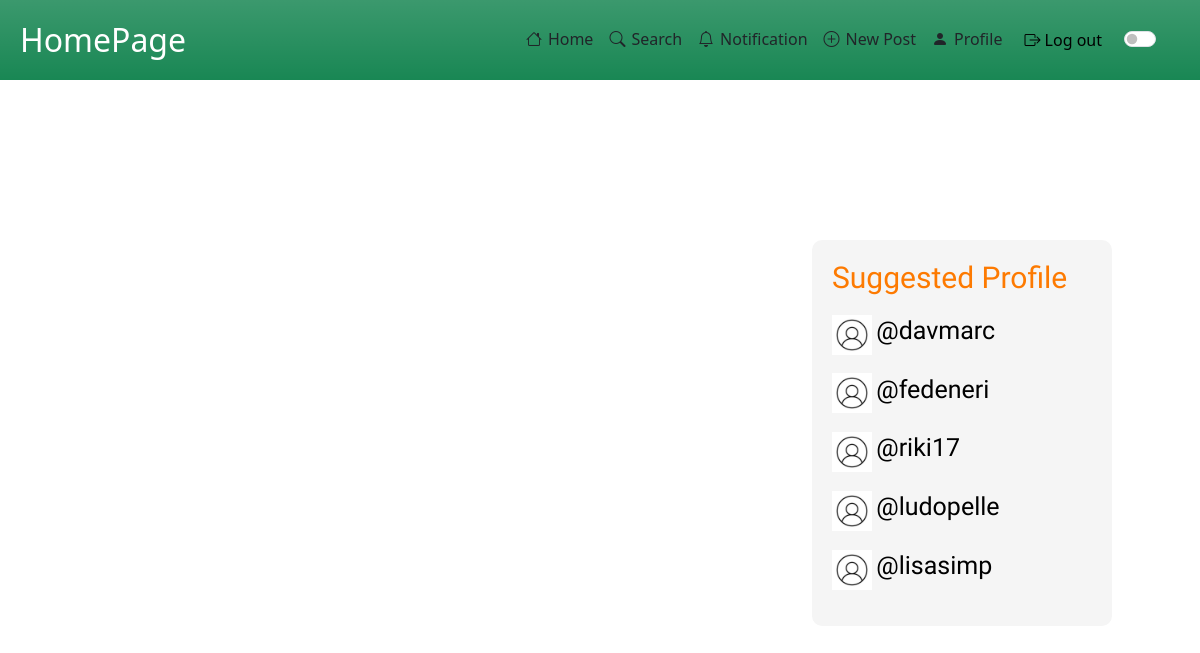
/website/index.php (signed in), run on the app's committed database.
### tables this page shows
CREATE TABLE `utente` (
  `IdUser` int(11) NOT NULL,
  `Name` varchar(100) NOT NULL,
  `Surname` varchar(100) NOT NULL,
  `NumberFollower` int(11) NOT NULL,
  `Username` varchar(100) NOT NULL,
  `Email` varchar(100) NOT NULL,
  `Password` varchar(255) NOT NULL,
  `Description` tinytext DEFAULT NULL,
  `IdMedia` int(11) DEFAULT NULL
);

### website/includes/database.php (called while the page is built, shortened)
<?php
class DataBaseHelper
{
    private $db;
    public function __construct($hostname, $username, $password, $dbname, $port)
    {
        $this->db = new mysqli($hostname, $username, $password, $dbname, $port);
    }
    public function execQuery($query, $retType = MYSQLI_BOTH)
    {
        $stmt = $this->db->prepare($query);
        $stmt->execute();
        $res = $stmt->get_result();
        return $res == FALSE ? "" : $res->fetch_all($retType);
    }
};
$dbh = new DataBaseHelper("localhost", "root", "", "noteforall", 3307);

### website/index.php (the view, shortened to what this page needs)
<!DOCTYPE html>
<html lang="en">
<head>
    <link href="https://cdn.jsdelivr.net/npm/bootstrap@5.3.2/dist/css/bootstrap.min.css" rel="stylesheet">
</head>
<body>
    <?php
    require_once("includes/database.php");
    include_once("includes/navbar.php");
    ?>
    <div class="container-fluid mt-3">
        <div class="row">
            <div class="col-lg-3 d-none d-lg-block">
                <div style="background: #F5F5F5; position: fixed; top: 30vh; padding: 20px; border-radius: 10px; width: 300px;">
                    <h1 style="font-family: 'Thasadith', sans-serif; font-size: 30px; color: #FD7A01; white-space: nowrap; overflow: hidden; text-overflow: ellipsis; width: 300px;">Suggested Profile</h1>
                    <ul class="list-unstyled">
                        <?php
                        $queryProfile = "SELECT u.*
                            FROM utente u
                            WHERE u.IdUser <> {$_SESSION['userId']}
                            AND u.IdUser NOT IN (SELECT f.IdDst FROM follow f WHERE f.IdSrc = {$_SESSION['userId']})
                            ORDER BY RAND()
                            LIMIT 5;";
                        $res = $dbh->execQuery($queryProfile);
                        foreach ($res as $suggested) {
                        ?>
                            <li class="mt-3">
                                <img src="immagine_profilo.jpg" alt="" width="40" height="40">
                                <a href="profile/profilePage.php?user=<?php echo ($suggested["IdUser"]); ?>" style="font-family: 'Thasadith', sans-serif; font-size: 25px; color: black; text-decoration: none; width: 300px;">@<?php echo $suggested["Username"] ?></a>
                            </li>
                        <?php
                        }
                        ?>
                    </ul>
                </div>
            </div>
        </div>
    </div>
</body>
</html>

### data on the page
utente: Username "davmarc"
utente: Username "fedeneri"
utente: Username "riki17"
utente: Username "ludopelle"
utente: Username "lisasimp"

### other printed values
$pageName "HomePage"
